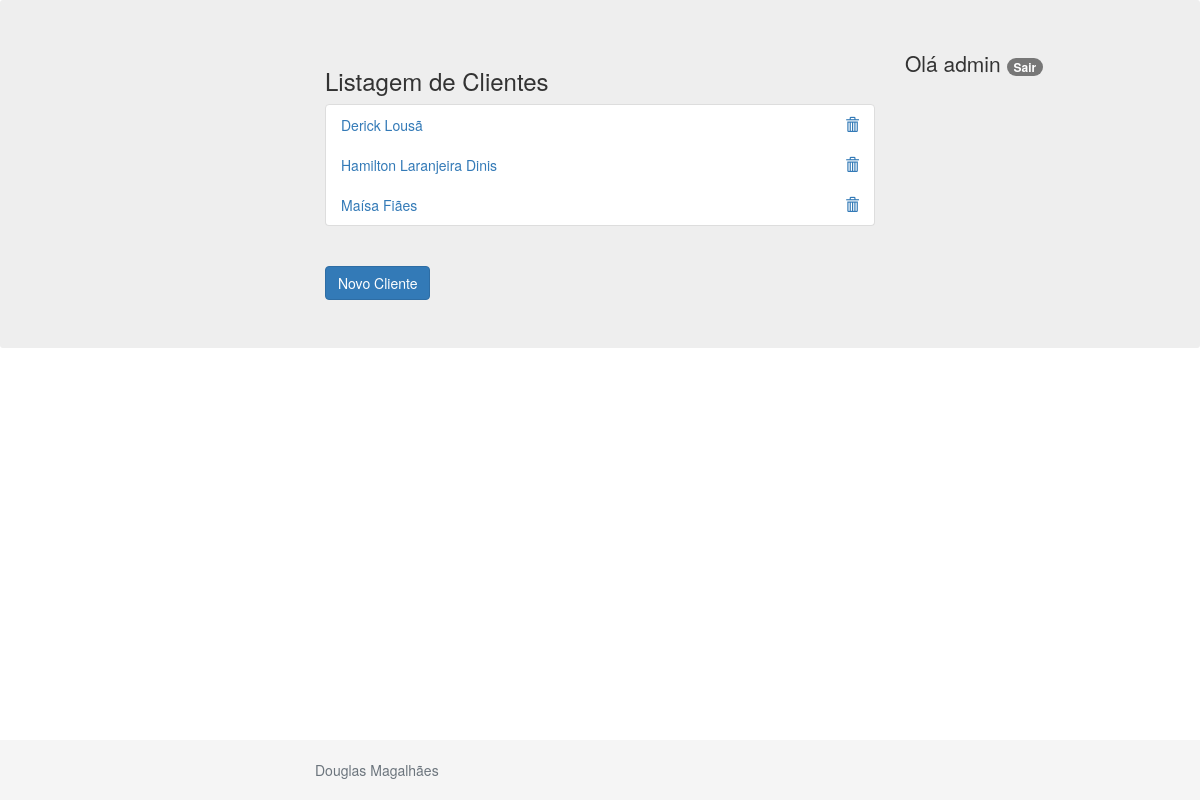
Before: /clientes/list/ (signed in) with the older database file.
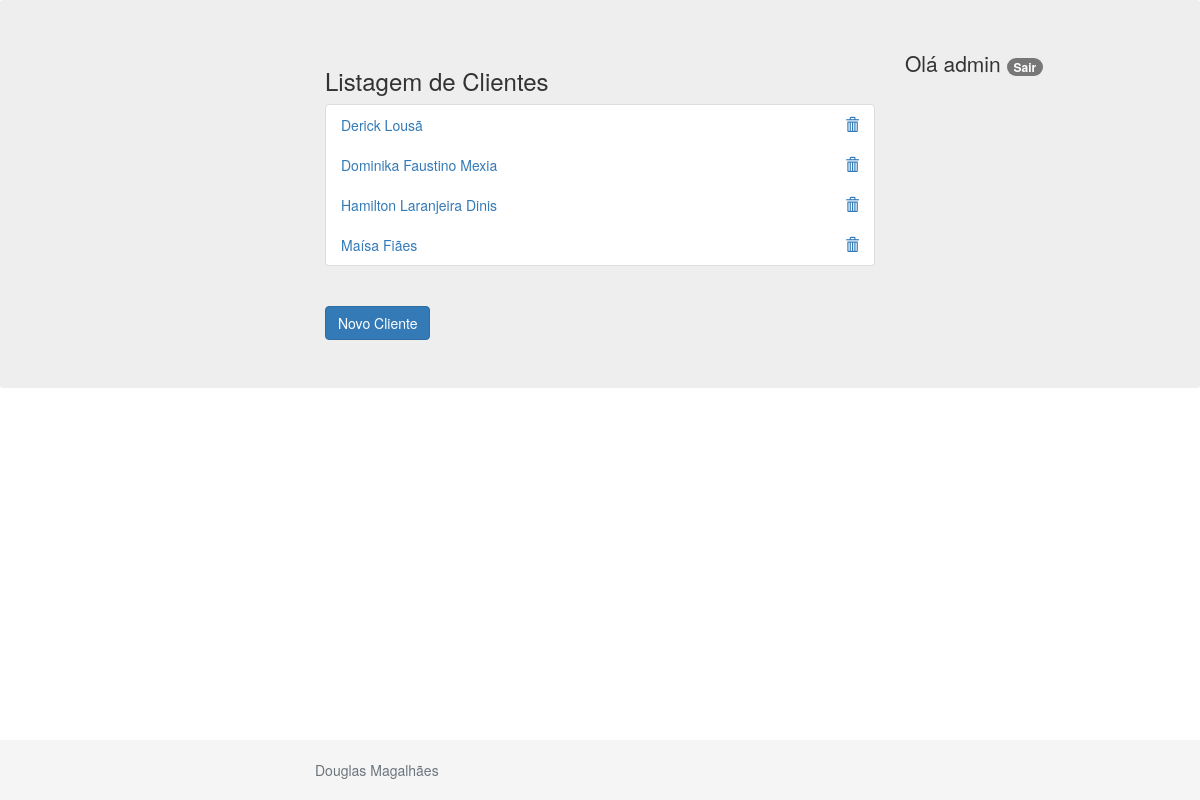
After: the same page with the newer database file.
### clientes/models.py (models this page shows)
class Person(models.Model):
    first_name = models.CharField(max_length=30, verbose_name='Nome', default=RandomName)
    last_name = models.CharField(max_length=30, verbose_name='Sobrenome')
    age = models.IntegerField(verbose_name='Idade')
    birth_date = models.DateField(verbose_name='Data de Nascimento', blank=False, null=True)
    email = models.EmailField(verbose_name='Email', blank=False, null=True)
    surname = models.CharField(max_length=30, verbose_name='Apelido', blank=True, null=True)
    observation = models.TextField(verbose_name='Observação', blank=True, null=True)
    class Meta:
       ordering = ['first_name', 'last_name']

### clientes/views.py (the view)
# urls.py: path('list/', persons_list, name="person_list"),
@login_required
def persons_list (request):
    persons = Person.objects.all()
    return render(request,'person.html', {'persons': persons})

### clientes/templates/person.html (shortened to what this page needs)
{% extends 'base.html' %}
{% block main %}
    <div class="row">
        <div class="col">
        </div>
        <div class="col-6">
            <h3>Listagem de Clientes</h3>
            <ul class="list-group">
                {% for person in persons %}
                    <li class="list-group-item">
                        <a href="{% url 'persons_update' person.id %}"> {{person.first_name}}</a>
                        <a href="{% url 'persons_delete' person.id %}"class="trash-item">
                            <span class="glyphicon glyphicon-trash"></span>
                        </a>
                    </li>
                {% endfor %}
            </ul>
            <br>
        <a href="{% url 'person_new' %}"class="btn btn-primary">Novo Cliente</a>
        </div>
        <div class="col">
             {% if user.is_authenticated %}
                <p>Olá {{ user.username }}
                    <a href="{% url 'logout' %}">
                        <span class="badge badge-dark">Sair</span>
                    </a>
                </p>
             {% endif %}
        </div>
    </div>
{% endblock %}
{% block footer  %}
    <footer class="footer">
        <div class="container">
            <span class="text-muted">Douglas Magalhães</span>
        </div>
    </footer>
{% endblock %}

### templates/base.html (shortened to what this page needs)
{% load static %}
<!doctype html>
<html lang="en">
<head>
    <link rel="stylesheet" href="https://cdn.jsdelivr.net/npm/bootstrap@4.6.0/dist/css/bootstrap.min.css">
    <link rel="stylesheet" href="https://cdn.jsdelivr.net/npm/@fortawesome/fontawesome-free@5.15.3/css/fontawesome.min.css">
    <link rel="stylesheet" href="https://maxcdn.bootstrapcdn.com/bootstrap/3.3.7/css/bootstrap.min.css">
    <link rel="stylesheet" href="{% static 'stick-footer.css' %}">
    <link rel="stylesheet" href="{% static 'style.css' %}">
</head>
<body>
    <div class="jumbotron">
        <div class="container">
            {% block main %}
            {% endblock %}
        </div>
    </div>
        {% block footer  %}
        {% endblock %}
</body>
</html>

### statics/stick-footer.css (style rules this page uses)
html { position: relative; min-height: 100% }
body { margin-bottom: 60px; }
.footer { position: absolute; bottom: 0; width: 100%; height: 60px; line-height: 60px; background-color: #f5f5f5; }
.container { width: auto; max-width: 600px; padding: 0 15px; }

### statics/style.css (style rules this page uses)
.trash-item { float: right; }

Changed rows visible on the page:
added Person: first_name "Dominika Faustino Mexia"
